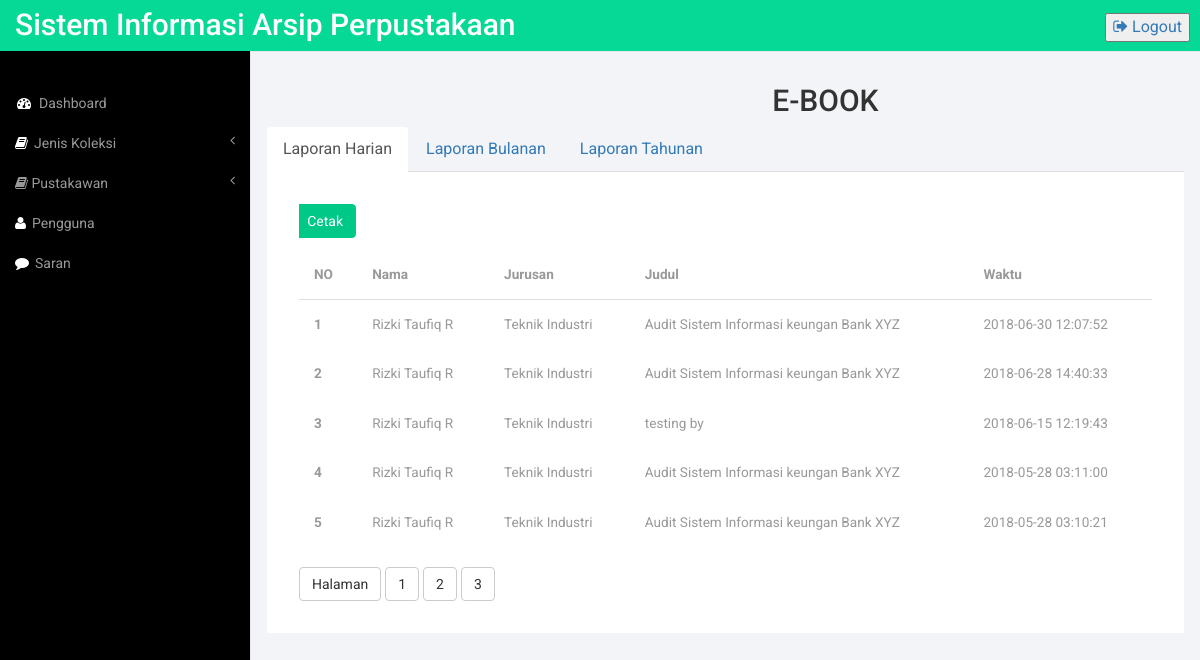
The app's page /admin/reportEBOOKHarian.php (signed in) with its own data.
### tables this page shows
CREATE TABLE `log` (
  `id_log` int(255) NOT NULL,
  `id_user` int(255) NOT NULL,
  `id_koleksi` int(255) NOT NULL,
  `waktu` timestamp NOT NULL DEFAULT CURRENT_TIMESTAMP ON UPDATE CURRENT_TIMESTAMP
);

CREATE TABLE `user` (
  `id` int(255) NOT NULL,
  `nama_user` varchar(50) NOT NULL,
  `username` varchar(50) NOT NULL,
  `password` varchar(50) NOT NULL,
  `level` enum('admin','pustakawan','anggota','non anggota') NOT NULL
);

CREATE TABLE `koleksiebook` (
  `id_koleksiEBOOK` int(255) NOT NULL,
  `judul` varchar(100) NOT NULL,
  `penulis` varchar(100) NOT NULL,
  `jurusan` varchar(100) NOT NULL,
  `accno` int(200) NOT NULL,
  `subjek` varchar(200) NOT NULL,
  `barcode` int(200) NOT NULL,
  `laporan` varchar(255) NOT NULL
);

### admin/reportEBOOKHarian.php (the view, shortened to what this page needs)
<?php
include"../system/koneksi.php";
?>
<!DOCTYPE HTML>
<html>
<head>
<link href="../css/bootstrap.min.css" rel='stylesheet' type='text/css' />
<link href="../css/administrator.css" rel='stylesheet' type='text/css' />
<link href="../css/lines.css" rel='stylesheet' type='text/css' />
<link href="../css/font-awesome.css" rel="stylesheet">
<link href="../css/custom.css" rel="stylesheet">
</head>
<body>
<div id="wrapper">
        <nav class="top1 navbar navbar-default navbar-static-top" role="navigation" style="margin-bottom: 0">
            <div class="navbar-header">
                <a class="navbar-brand" href="index.html">Sistem Informasi Arsip Perpustakaan</a>
            </div>
            <ul class="nav navbar-nav navbar-right">
                <button style="margin-top: 15%" class="m_2"><a href="logout.php"><i class="fa fa-sign-out"></i> Logout</a></button>
            </ul>
            <div class="navbar-default sidebar" role="navigation">
                <div class="sidebar-nav navbar-collapse">
                    <ul class="nav" id="side-menu">
                        <li>
                            <a href="administrator.php"><i class="fa fa-dashboard fa-fw nav_icon"></i>Dashboard</a>
                        </li>
                        <li>
                            <a href="#"><i class="fa fa-book nav_icon"></i>Jenis Koleksi<span class="fa arrow"></span></a>
                        </li>
                       <li>
                            <a href="graphs.html"><i class="fa fa-book nav-icon"></i> Pustakawan<span class="fa arrow"></span></a>
                        </li>
                        <li>
                            <a href="pengguna.php"><i class="fa fa-user nav_icon"></i>Pengguna</a>
                        </li>
                        <li>
                            <a href="saran.php"><i class="fa fa-comment nav_icon"></i>Saran</a>
                        </li>
                    </ul>
                </div>
            </div>
        </nav>
    <div id="page-wrapper">
        <div class="graphs">
            <div class="col_3">
                <div class="container">
    <h2 style="margin-left: 43%">E-BOOK</h2>
                </div>
                <ul class="nav nav-tabs">
            <li class="active"><a href="reportEBOOKHarian.php">Laporan Harian</a></li>
            <li><a href="reportEBOOKBulanan.php">Laporan Bulanan</a></li>
            <li><a href="reportEbookTahunan.php">Laporan Tahunan</a></li>
        </ul>
            <div class="bs-example4" data-example-id="simple-responsive-table">
    <div class="table-responsive">
        <div class="col-md-6">
                <a href="cetakEH.php"><button type="button" name="tambah" class="btn-primary btn" style="margin-left: -5%"> Cetak</button></a>
            </div>
            <br><br>
           <table class="table">
              <thead>
                <tr>
                  <th>NO</th>
                  <th>Nama</th>
                  <th>Jurusan</th>
                  <th>Judul</th>
                  <th>Waktu</th>
                </tr>
              </thead>
              <tbody>
        <?php
        $halaman = 5;
        $page    = isset($_GET["halaman"])?(int)$_GET["halaman"]:1;
        $mulai   = ($page>1) ? ($page * $halaman) - $halaman : 0;
        $result  = mysqli_query($con,"SELECT * FROM log JOIN user ON log.id_user=user.id JOIN koleksiebook ON log.id_koleksi=koleksiebook.id_koleksiEBOOK");
        $total   = mysqli_num_rows($result);
        $pages   = ceil($total/$halaman);
        $query   = mysqli_query($con,"SELECT * FROM log JOIN user ON log.id_user=user.id JOIN koleksiebook ON koleksiebook.id_koleksiEBOOK=log.id_koleksi ORDER BY waktu DESC LIMIT $mulai, $halaman");
        $no      = $mulai+0;
        while($hasil  = mysqli_fetch_array($query)){
                $no++;
                    echo "<tr>";
                    echo "<th scope='row'>".$no."</th>";
                    echo "<td>".$hasil['username']."</td>";
                    echo "<td>".$hasil['nama_user']."</td>";
                    echo "<td>".$hasil['judul']."</td>";
                    echo "<td>".$hasil['waktu']."</td>";
                }
                ?>
              </tbody>
            </table>
      <table>
          <tr>
              <td>
                  <button class="btn-default btn">Halaman</button>
                   <?php
            for ($i=1; $i<=$pages; $i++){
        ?>
            <a class="btn-default btn" href="?halaman=<?php echo $i; ?>"><?php echo $i; ?></a>
        <?php }
        ?>
            </td>
        </tr>
      </table>
</body>
</html>

### css/administrator.css (style rules this page uses)
h4, h5, h6, h1, h2, h3 { margin-top: 0; }
ul, ol { margin: 0; }
html, body { font-family: 'Roboto', sans-serif; font-size: 100%; background:#000; overflow-x: hidden; }
body a { transition:0.5s all; -webkit-transition:0.5s all; -moz-transition:0.5s all; -o-transition:0.5s all; -ms-transition:0.5s all; }
.navbar-default.sidebar { background-color: #000; font-family: 'Roboto', sans-serif; }
nav.top1.navbar.navbar-default.navbar-static-top { background-color:rgb(6, 217, 149); font-family: 'Roboto', sans-serif; }
.navbar-default .navbar-brand { color: #fff !important; font-size: 30px; font-weight: 500; }
.navbar-right { margin-right: 10px !important; }
i.nav_icon { color: #fff; margin-right:6px; }
.sidebar ul li a { color: #999; font-size:14px; }
ul.nav.navbar-nav.navbar-right { height: 51px; }
.sidebar-nav.navbar-collapse { margin: 2em 0 0 0; }
.col_3 { margin-bottom:1em; }
.graphs { padding: 2em 1em; background: #f2f4f8; height: calc(200vh - 100px); font-family: 'Roboto', sans-serif; }
.bs-example4 { background: #fff; max-height: 1000px; padding: 2em; }
.table > thead > tr > th, .table > tbody > tr > th, .table > tfoot > tr > th, .table > thead > tr > td, .table > tbody > tr > td, .table > tfoot > tr > td { border-top: none !important; }
.btn-primary { background-color: rgb(0, 200, 135) !important; border-color: rgb(0, 200, 135) !important; color: #fff; }
.table > thead > tr > th, .table > tbody > tr > th, .table > tfoot > tr > th, .table > thead > tr > td, .table > tbody > tr > td, .table > tfoot > tr > td { font-size: 0.85em; color: #999; }
.table td, .table>tbody>tr>td, .table>tbody>tr>th, .table>tfoot>tr>td, .table>tfoot>tr>th, .table>thead>tr>td, .table>thead>tr>th { padding:15px !important; }
.table > thead > tr > th { border-bottom: 1px solid #ddd !important; }

### css/custom.css (style rules this page uses)
#wrapper { width: 100%; }
#page-wrapper { min-height: 568px; background-color: #fff; }
@media (min-width:768px) { #page-wrapper { position: inherit; margin: 0 0 0 250px; border-left: 1px solid #e7e7e7; } }
.sidebar .sidebar-nav.navbar-collapse { padding-right: 0; padding-left: 0; }
.sidebar .arrow { float: right; }
.sidebar .fa.arrow:before { content: "\f104"; }
@media (min-width:768px) { .sidebar { z-index: 1; position: absolute; width: 250px; margin-top: 51px; } }

### records on screen
log: id_user.username "Rizki Taufiq R", id_user.nama_user "Teknik Industri", koleksiebook.judul "Audit Sistem Informasi keungan Bank XYZ", waktu "2018-06-30 12:07:52"
log: id_user.username "Rizki Taufiq R", id_user.nama_user "Teknik Industri", koleksiebook.judul "Audit Sistem Informasi keungan Bank XYZ", waktu "2018-06-28 14:40:33"
log: id_user.username "Rizki Taufiq R", id_user.nama_user "Teknik Industri", koleksiebook.judul "testing by", waktu "2018-06-15 12:19:43"
log: id_user.username "Rizki Taufiq R", id_user.nama_user "Teknik Industri", koleksiebook.judul "Audit Sistem Informasi keungan Bank XYZ", waktu "2018-05-28 03:11:00"
log: id_user.username "Rizki Taufiq R", id_user.nama_user "Teknik Industri", koleksiebook.judul "Audit Sistem Informasi keungan Bank XYZ", waktu "2018-05-28 03:10:21"
